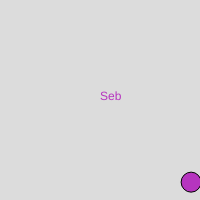
Frame 1 (no input)
Frame 60 (no input): identical to frame 1, image omitted
Frame 120 (the mouse pressed at the canvas centre since frame 60): identical to frame 1, image omitted

The p5.js sketch that drew this single still picture (run headless with seeded random() and noise() and a simulated clock; from frame 60 on, the mouse is pressed at the canvas centre):

// p5.js sketch
// ── sketch.js
let house = 33;
var mouse = 66;
let hot = true
let temp = 55.88;
let idontknow;
let red;
let green;
let blue;
let size = 20;
let name = "Seb"


function setup() {
  let mywidth = 200
  createCanvas (mywidth, mywidth);
  red = random (0, 255)
  green = random (0, 255)
  blue = random (0, 255)
  let person = 55;


}
  
function draw()  {

  background(220)
  fill( red, green, blue)

//circle(50, 50, 50)
circle(blue, red, size);
size = size+ 0
text(name, 100, 100)
// Text attributes
fill(150, size, 100)

}
